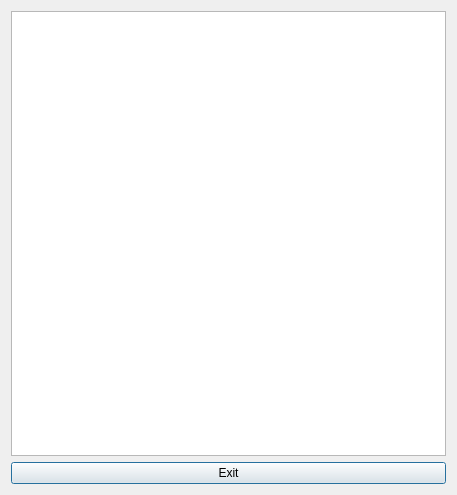
<?xml version="1.0" encoding="UTF-8"?>
<ui version="4.0">
 <class>CConfigIniDialog</class>
 <widget class="QDialog" name="CConfigIniDialog">
  <property name="geometry">
   <rect>
    <x>0</x>
    <y>0</y>
    <width>457</width>
    <height>495</height>
   </rect>
  </property>
  <property name="windowTitle">
   <string>Robot Configuration file</string>
  </property>
  <layout class="QGridLayout" name="gridLayout">
   <item row="0" column="0">
    <widget class="QTextEdit" name="textEdit_iniContent">
     <property name="lineWrapMode">
      <enum>QTextEdit::NoWrap</enum>
     </property>
     <property name="readOnly">
      <bool>true</bool>
     </property>
    </widget>
   </item>
   <item row="1" column="0">
    <widget class="QPushButton" name="pushButton_exit">
     <property name="text">
      <string>Exit</string>
     </property>
    </widget>
   </item>
  </layout>
 </widget>
 <resources/>
 <connections>
  <connection>
   <sender>pushButton_exit</sender>
   <signal>clicked()</signal>
   <receiver>CConfigIniDialog</receiver>
   <slot>close()</slot>
   <hints>
    <hint type="sourcelabel">
     <x>51</x>
     <y>306</y>
    </hint>
    <hint type="destinationlabel">
     <x>5</x>
     <y>245</y>
    </hint>
   </hints>
  </connection>
 </connections>
</ui>
